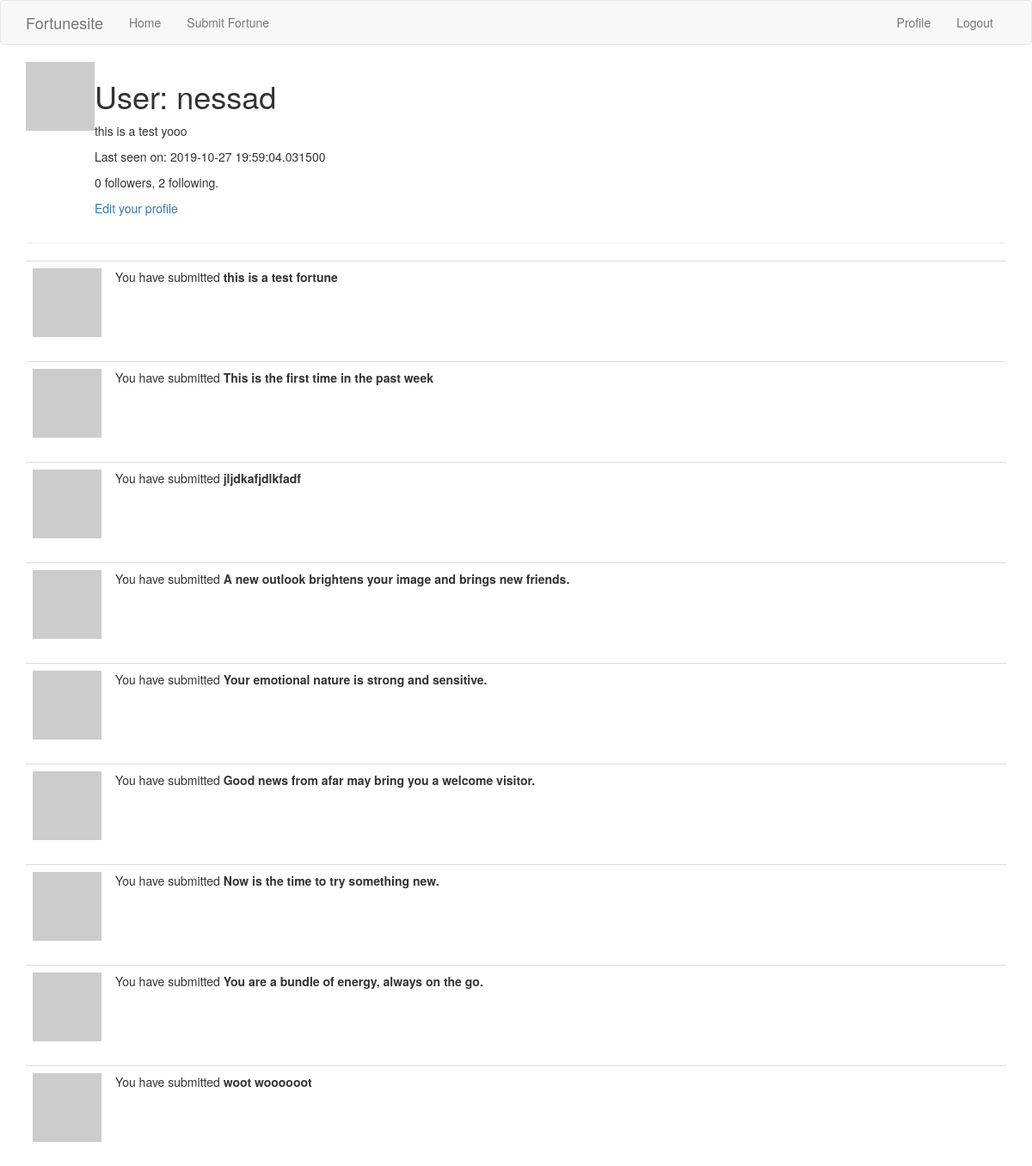
Page /user/nessad (signed in) on the committed database.
### fortunesite/models.py (models this page shows, shortened)
class User(UserMixin, db.Model):
    id = db.Column(db.Integer, primary_key=True)
    username = db.Column(db.String(64), index=True, unique=True,
                         nullable=False)
    email = db.Column(db.String(120), index=True, unique=True)
    password_hash = db.Column(db.String(128))
    fortunes = db.relationship('Fortune', backref='author', lazy=True)
    about_me = db.Column(db.String(140))
    last_seen = db.Column(db.DateTime, default=datetime.utcnow)
    followed = db.relationship(
        'User', secondary=followers,
        primaryjoin=(followers.c.follower_id == id),
        secondaryjoin=(followers.c.followed_id == id),
        backref=db.backref('followers', lazy='dynamic'), lazy='dynamic')
    def avatar(self, size):
        digest = md5(self.email.lower().encode('utf-8')).hexdigest()
        return 'https://www.gravatar.com/avatar/{}?d=identicon&s={}'.format(
            digest, size)

class Fortune(db.Model):
    id = db.Column(db.Integer, primary_key=True)
    content = db.Column(db.String(140))
    timestamp = db.Column(db.DateTime, index=True,
                          default=datetime.utcnow)
    user_id = db.Column(db.Integer, db.ForeignKey('user.id'))

### fortunesite/routes.py (the view)
@app.route('/user/<username>')
@login_required
def user(username):
    user = User.query.filter_by(username=username).first_or_404()
    fortunes = Fortune.query.filter_by(author=user).all()
    return render_template('user.html', user=user, fortunes=fortunes)

### fortunesite/models.py (called while the page is built)
@login.user_loader
def load_user(id):
    return User.query.get(int(id))

### fortunesite/routes.py (called while the page is built)
@app.before_request
def before_request():
    if current_user.is_authenticated:
        current_user.last_seen = datetime.utcnow()
        db.session.commit()

### fortunesite/templates/user.html
{% extends "layout.html" %}
{% block app_content %}
    <table>
        <tr valign='top'>
            <td><img src= "{{ user.avatar(128) }}"></td>
            <td>
                <h1>User: {{ user.username }}</h1>
                {% if user.about_me %}<p>{{ user.about_me }}</p>{% endif %}
                {% if user.last_seen %}<p>Last seen on: {{ user.last_seen }}</p>{% endif %}
                <p>{{ user.followers.count() }} followers, {{ user.followed.count() }} following.</p>
                {% if user == current_user %}
                <p><a href="{{ url_for('edit_profile') }}">Edit your profile</a></p>
                {% elif not current_user.is_following(user) %}
                <p><a href="{{ url_for('follow', username=user.username) }}">Follow</a></p>
                {% else %}
                <p><a href="{{ url_for('unfollow', username=user.username) }}">Unfollow</a></p>
                {% endif %}
            </td>
        </tr>
    </table>
    <hr>
    {% for fortune in fortunes %}
        {% include '_fortune.html' %}
    {% endfor %}
{% endblock %}

### fortunesite/templates/_fortune.html
<table class="table table-hover">
    <tr>
        <td width="70px"><img src="{{ fortune.author.avatar(36) }}"></td>
        {% if user == current_user %}
        <td>You have submitted <b>{{ fortune.content }}</b></td>
        {% else %}
        <td>{{ fortune.author.username }} has submitted <b>{{ fortune.content }}</b></td>
        {% endif %}
    </tr>
</table>

### rows in the picture
User: username "nessad", about_me "this is a test yooo", last_seen "2019-10-27 19:59:04.031500"
Fortune: content "this is a test fortune"
Fortune: content "This is the first time in the past week"
Fortune: content "jljdkafjdlkfadf"
Fortune: content "A new outlook brightens your image and brings new friends."
Fortune: content "Your emotional nature is strong and sensitive."
Fortune: content "Good news from afar may bring you a welcome visitor."
Fortune: content "Now is the time to try something new."
Fortune: content "You are a bundle of energy, always on the go."
Fortune: content "woot woooooot"

### other values in the picture
{{ user.followers.count() }} "0"
{{ user.followed.count() }} "2"
